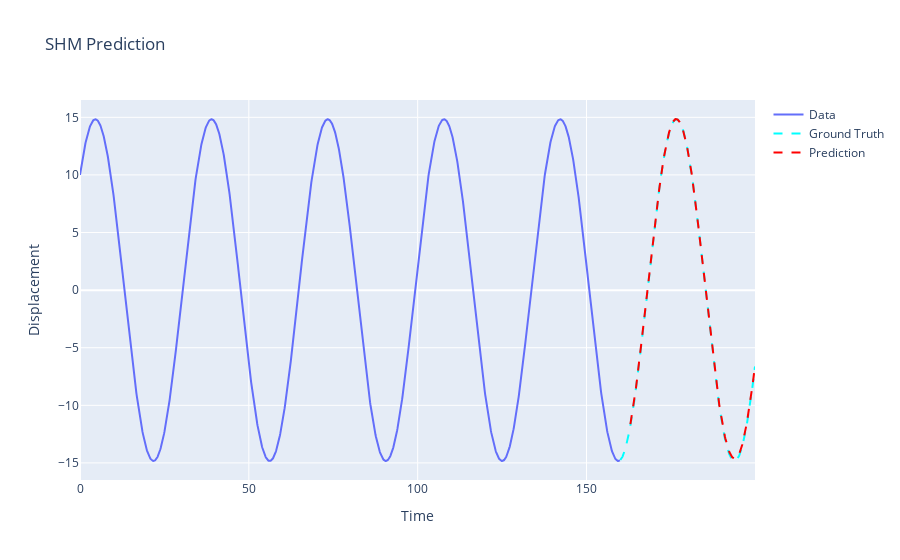

Here is the notebook cell this chart was saved with:
### Code cell
date_pred = date_test[look_back:]
prediction = model.predict_generator(test_generator)

close_train = close_train.reshape((-1))
close_test = close_test.reshape((-1))
prediction = prediction.reshape((-1))

trace1 = go.Scatter(
    x = date_train,
    y = close_train,
    mode = 'lines',
    name = 'Data'
)

trace2 = go.Scatter(
    x = date_test,
    y = close_test,
    #mode='lines',
    name = 'Ground Truth',
    line=dict(color='cyan', width=2, dash='dash')
)

trace3 = go.Scatter(
    x = date_pred,
    y = prediction,
    #mode = 'lines',
    name = 'Prediction',
    line=dict(color='red', width=2, dash='dash')
)
layout = go.Layout(
    title = "SHM Prediction",
    xaxis = {'title' : "Time"},
    yaxis = {'title' : "Displacement"}
)

fig = go.Figure(data=[trace1, trace2, trace3], layout=layout)
fig.show()

### Figure 1 — Plotly figure (JSON) as saved in the notebook; plotly's stock layout.template omitted (floating-point values rounded to 4 significant figures; data arrays with more than 128 entries replaced by an {"elided": "..."} marker saying what was removed)
{"data": [{"mode": "lines", "name": "Data", "type": "scatter", "x": {"elided": "1600 float values"}, "y": {"elided": "1600 float values"}}, {"line": {"color": "cyan", "dash": "dash", "width": 2}, "name": "Ground Truth", "type": "scatter", "x": {"elided": "400 float values"}, "y": {"elided": "400 float values"}}, {"line": {"color": "red", "dash": "dash", "width": 2}, "name": "Prediction", "type": "scatter", "x": {"elided": "370 float values"}, "y": {"elided": "370 float values"}}], "layout": {"autosize": true, "title": {"text": "SHM Prediction"}, "xaxis": {"autorange": true, "range": [0, 199.9], "title": {"text": "Time"}, "type": "linear"}, "yaxis": {"autorange": true, "range": [-16.48, 16.5], "title": {"text": "Displacement"}, "type": "linear"}}}
